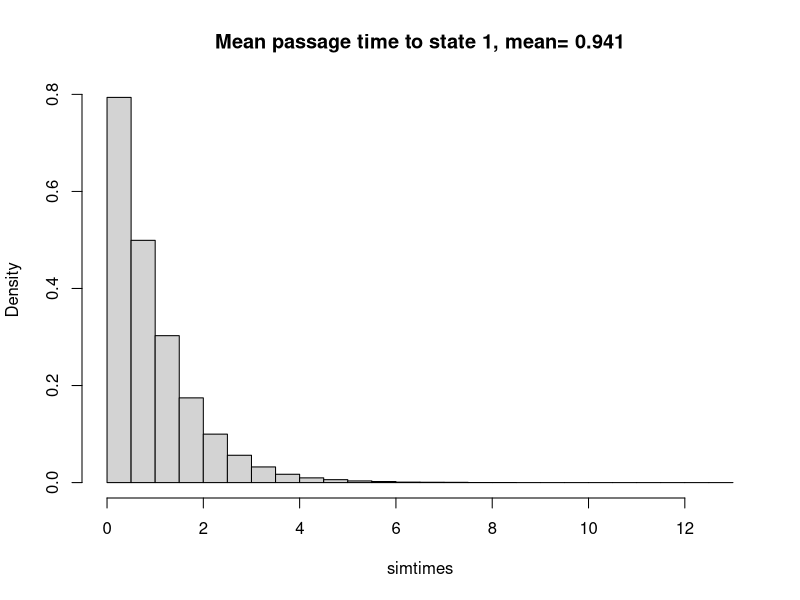

Write the R code that produced this figure.
# Eat play nap example
Q <- matrix(c(-4,2/3,1/4,2,-2,3/4,2,4/3,-1),3,3)
Q
# eigenvalues and eigenvectors
r <- eigen(t(Q))
lambda <- r$values
V <- r$vectors
round(lambda,4)
pibar <- V[,3]/sum(V[,3])
pibar

round(pibar %*% Q, 6)

# Mean passage time for continuous-time Markov chain
Q <- matrix(0,4,4)
Q[1,] <- c(-3,1,1,1)
Q[2,] <- c(1,-2,0,1)
Q[3,] <- c(2,0,-4,2)
Q[4,] <- c(1,1,1,-3)
Q

# eigenvalues and eigenvectors
r <- eigen(t(Q))
lambda <- r$values
V <- r$vectors
round(lambda,4)
pibar <- V[,4]/sum(V[,4]) # eigenvector with lambda=0
pibar

round(pibar %*% Q, 6)

# mean passage time to state 1 (treat as absorbing state)
V <- Q[2:4,2:4]
Fm <- solve(-V) # Fundamental matrix
Fm
rowSums(Fm) # gives a2 a3 a4

# passage time simulation
Ntrials <- 100000
statelist <- 1:4
simtimes <- numeric(Ntrials)
init <- 2   # initial state
targetstate <- 1
for (trial in 1:Ntrials) {
  state <- init
  t <- 0
  while (state!=targetstate) {
    t <- t + rexp(1,rate=-Q[state,state]) # add on time to next state
    otherstates <- statelist[-state]
    state <- sample(otherstates,1,prob=Q[state,otherstates]/(-Q[state,state]))
  }
  simtimes[trial] <- t
}
hist(simtimes,main=paste("Mean passage time to state 1, mean=",round(mean(simtimes),3)), breaks=20, freq=F)

# Embedded chain
Ptilde <- matrix(c(0,1/2,1/2,1/3,1/3,0,0,1/3,1/3,0,0,1/3,1/3,1/2,1/2,0),4,4)
Ptilde
r <- eigen(t(Ptilde))
lambda <- r$values
V <- r$vectors
round(lambda)
pibar <- V[,1]/sum(V[,1])  # eigenvector with lambda=1
pibar
